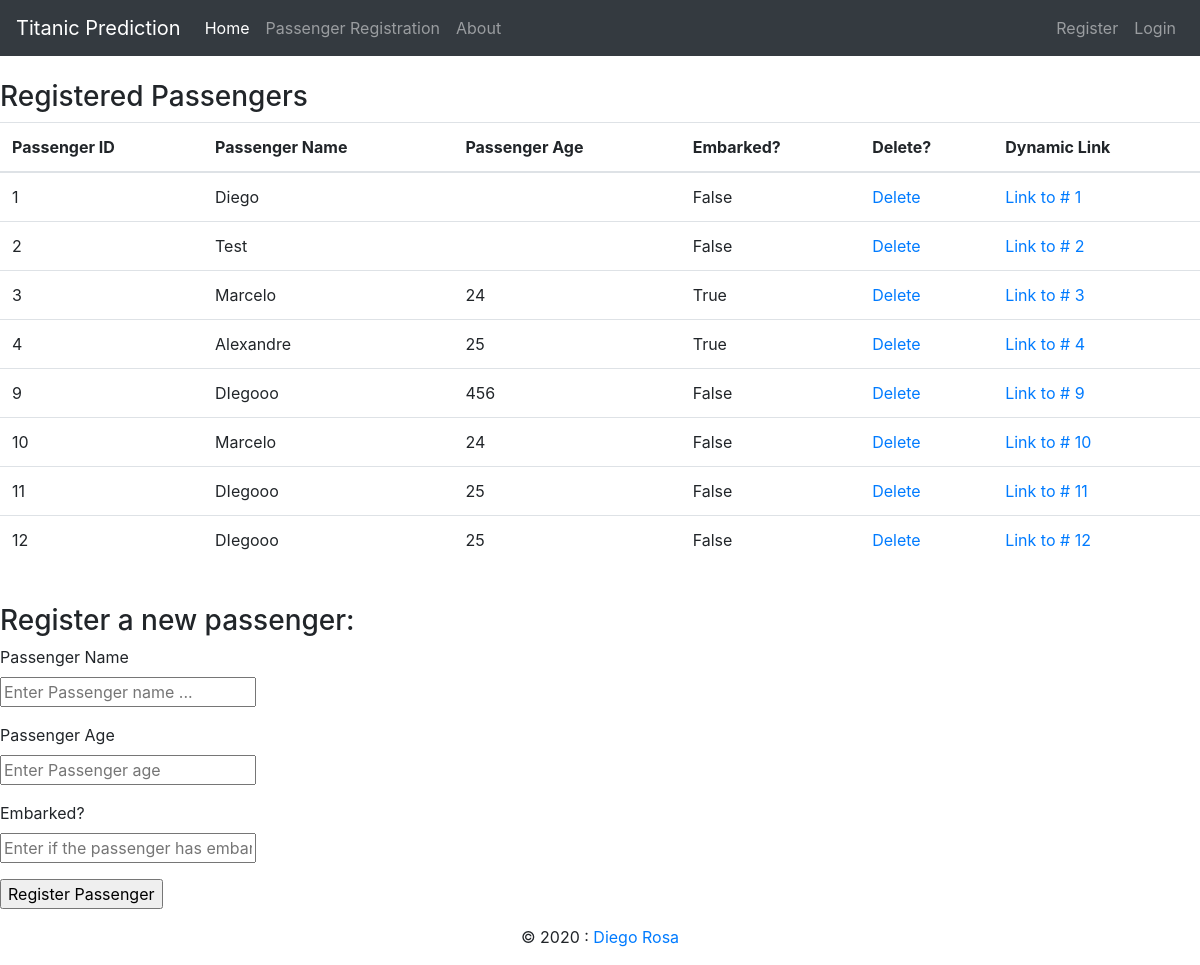
Before: /passengers/ with the older database file.
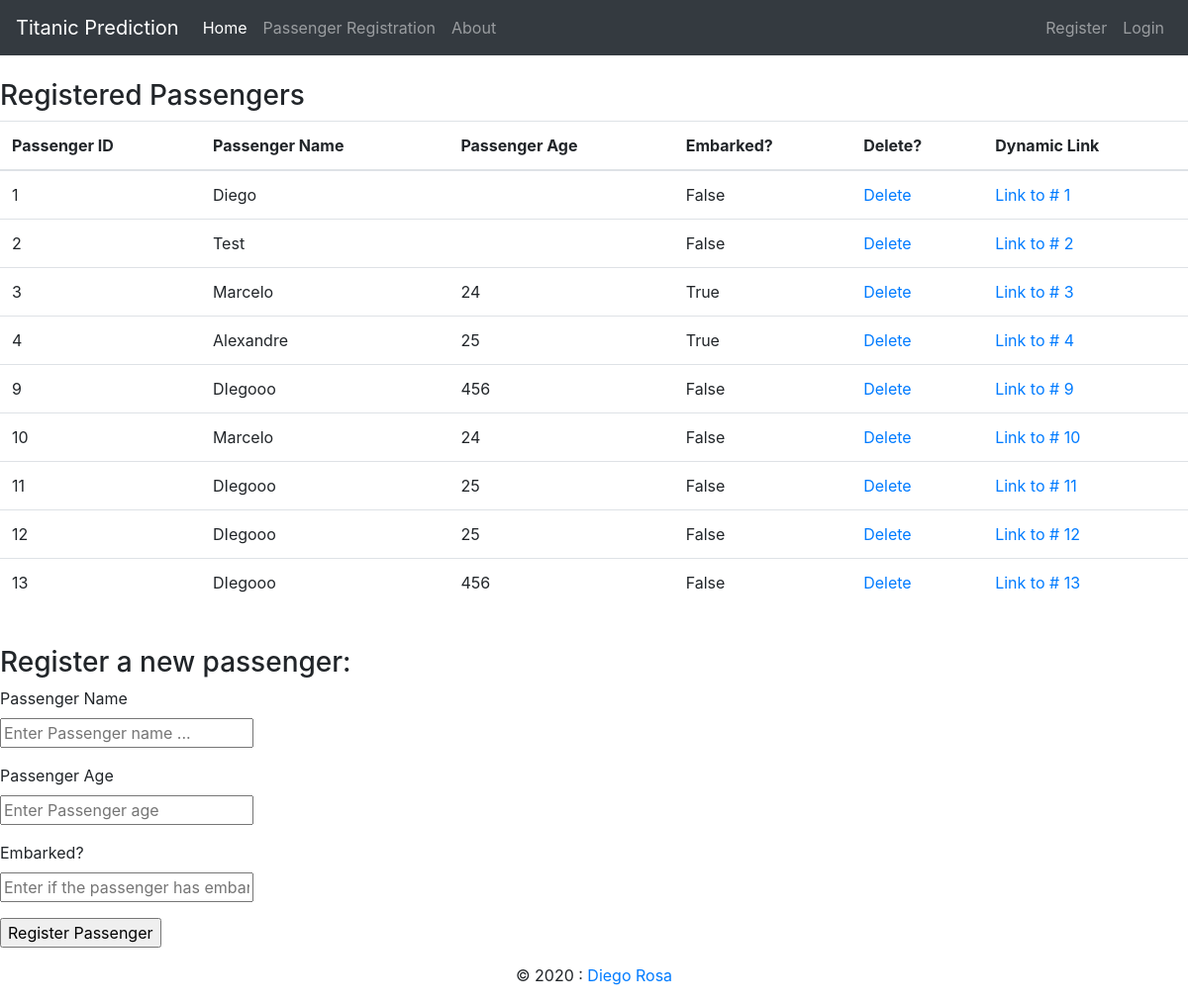
After: the same page with the newer database file.
### passengerManagement/models.py (models this page shows, shortened)
class PassengerDB(models.Model):
    passenger_name = models.CharField(max_length=30)
    passenger_age = models.CharField(max_length=30)
    completed = models.BooleanField(default=False)
    time_date = models.DateTimeField(default=timezone.now)

### passengerManagement/views.py (the view)
# urls.py: path('', views.home, name='pM_home'),
def home(request):
    if request.method == 'POST':
        form = PassengerForm(request.POST or None)
        if form.is_valid():
            form.save()
            all_items = PassengerDB.objects.all()
            messages.success(request, ('New passenger added'))
            return render(request, 'index_pM.html', {'all_items':all_items})
    else:
        all_items = PassengerDB.objects.all()
        return render(request, 'index_pM.html', {'all_items':all_items})

### passengerManagement/templates/index_pM.html (shortened to what this page needs)
{% extends 'base.html' %}
{% block body %}
    <br><h3> Registered Passengers </h3>
    <table class="table table-hover">
        <thead>
            <tr>
                <th>Passenger ID</th>
                <th>Passenger Name</th>
                <th>Passenger Age</th>
                <th>Embarked?</th>
                <th>Delete?</th>
                <th>Dynamic Link</th>
            </tr>
         </thead>
        <tbody>
            {% for passenger in all_items %}
            <tr>
                <td>{{passenger.id}}</td>
                <td>{{passenger.passenger_name}}</td>
                <td>{{passenger.passenger_age}}</td>
                <td>{{passenger.completed}}</td>
                <td><a href="{% url 'delete' passenger.id %}">Delete</a></td>
                <td><a href="{% url 'posts' passenger.id %}">Link to # {{passenger.id}}</a></td>
            </tr>
            {% endfor %}
         </tbody>
    </table>
    <br><h3> Register a new passenger: </h3>
    <form action="{% url 'pM_home' %}" method="post">
            <div class="form-group">
                <label for="passenger_name">Passenger Name</label><br>
                <input type="text" name="passenger_name" placeholder="Enter Passenger name ..."><br>
            </div>
            <div class="form-group">
                <label for="passenger_age">Passenger Age</label><br>
                <input type="text" name="passenger_age" placeholder="Enter Passenger age"><br>
            </div>
            <div class="form-group">
                <label for="concluded">Embarked?</label><br>
                <input type="text" name="concluded" placeholder="Enter if the passenger has embarked or not"><br>
            </div>
            <input type="submit" value="Register Passenger">
    </form>
    {% endblock %}

### templates/base.html (shortened to what this page needs)
<!DOCTYPE html>
<html lang="en">
<head>
    {% load static %}
    <link rel="stylesheet" href="{% static 'style.css' %}">
    {% load bootstrap4 %}
    <link rel="stylesheet" href="https://stackpath.bootstrapcdn.com/bootstrap/4.5.0/css/bootstrap.min.css">
</head>
<body>
    <nav class="navbar navbar-expand-lg navbar-dark bg-dark">
        <a class="navbar-brand" href="#">Titanic Prediction  </a>
        <div class="collapse navbar-collapse" id="navbarNav">
            <div class="collapse navbar-collapse justify-content-between">
                <ul class="navbar-nav">
                    <li class="nav-item active">
                    <a class="nav-link" href="{% url 'home' %}">Home <span class="sr-only">(current)</span></a>
                    </li>
                    <li class="nav-item">
                    <a class="nav-link" href="{% url 'pM_home' %}">Passenger Registration</a>
                    </li>
                    <li class="nav-item">
                    <a class="nav-link" href="#">About</a>
                    </li>
                </ul>
                <ul class="navbar-nav">
                    {% if user.is_authenticated %}
                        <li class="nav-item ml-auto">
                            <a class="nav-link" href="{% url 'logout' %}">Logout</a>
                        </li>
                    {% else %}
                        <li class="nav-item navbar-right">
                        <a class="nav-link" href="{% url 'register' %}">Register</a>
                        </li>
                        <li class="nav-item navbar-right">
                            <a class="nav-link" href="{% url 'login' %}">Login</a>
                        </li>
                    {% endif %}
                 </ul>
            </div>
        </div>
      </nav>
    {% block body %}
    {% endblock %}
    <footer class="page-footer font-small blue">
        <div class="footer-copyright text-center py-3">© 2020 :
            <a href="https://www.linkedin.com/in/diego-rosa-93a49810a/"> Diego Rosa</a>
        </div>
</body>
</html>

### static/style.css (style rules this page uses)
body { background-color: gray; }

Changed rows visible on the page:
added PassengerDB: id "13", passenger_name "DIegooo", passenger_age "456", completed "False"
